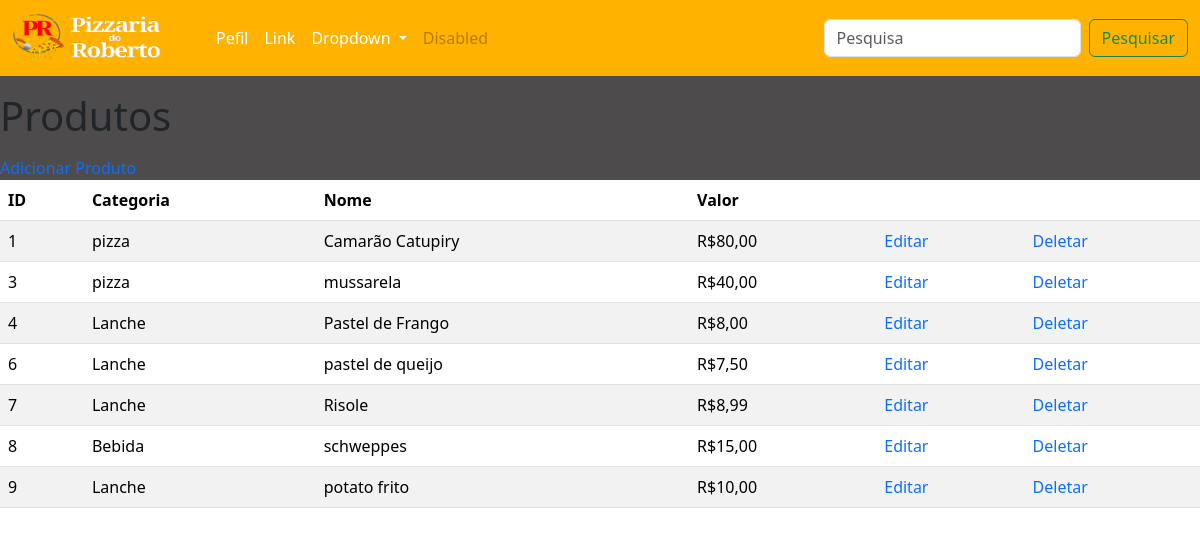
/produtos/, run on the app's committed database.
### core/models.py (models this page shows, shortened)
class Produto(models.Model):
    nome = models.CharField(max_length=100)
    descricao = models.TextField()
    categoria = models.CharField(max_length=50)
    valor = models.DecimalField(max_digits=10, decimal_places=2)

### core/views.py (the view)
# urls.py: path('produtos/', produtos, name='produtos'),
def produtos(request):
    lista_produto = Produto.objects.all()
    contexto = {
        'lista_produto': lista_produto
    }
    return render(request, 'produtos.html', contexto)

### core/templates/produtos.html (shortened to what this page needs)
{% extends 'bases/base.html' %}
{% block content %}
<p>
<h1>Produtos</h1>
</p>
<p>
    <div>
        <a href="{% url 'cadastro' %}">Adicionar Produto</a>
    </div>
    <table class="table table-striped">
        <thead>
            <tr>
                <th>ID</th>
                <th>Categoria</th>
                <th>Nome</th>
                <th>Valor</th>
                <th></th>
                <th></th>
            </tr>
        </thead>
        <tbody>
            {% for produto in lista_produto %}
            <tr>
                <td>{{ produto.id }}</td>
                <td>{{ produto.categoria }}</td>
                <td>{{ produto.nome }}</td>
                <td>R${{ produto.valor }}</td>
                <td><a href="{% url 'edit_produto' produto.id %}">Editar</a></td>
                <td><a href="{% url 'del_produto' produto.id %}">Deletar</a></td>
            </tr>
            {% endfor %}
        </tbody>
    </table>
</p>
{% endblock %}

### core/static/style.css (style rules this page uses)
body { background-color: black; color: white; }
a { color: white; text-decoration: none !important; }

### data on the page
Produto: id "1", categoria "pizza", nome "Camarão Catupiry", valor "80,00"
Produto: id "3", categoria "pizza", nome "mussarela", valor "40,00"
Produto: id "4", categoria "Lanche", nome "Pastel de Frango", valor "8,00"
Produto: id "6", categoria "Lanche", nome "pastel de queijo", valor "7,50"
Produto: id "7", categoria "Lanche", nome "Risole", valor "8,99"
Produto: id "8", categoria "Bebida", nome "schweppes", valor "15,00"
Produto: id "9", categoria "Lanche", nome "potato frito", valor "10,00"
